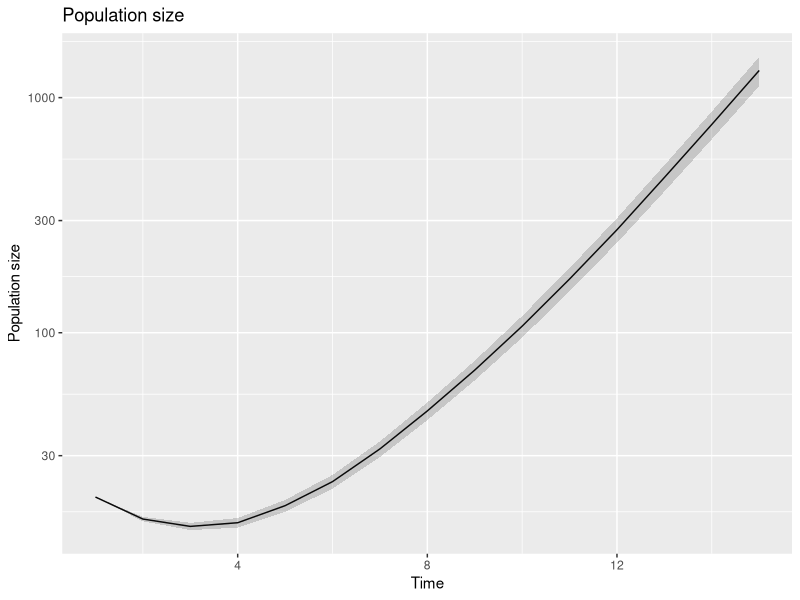
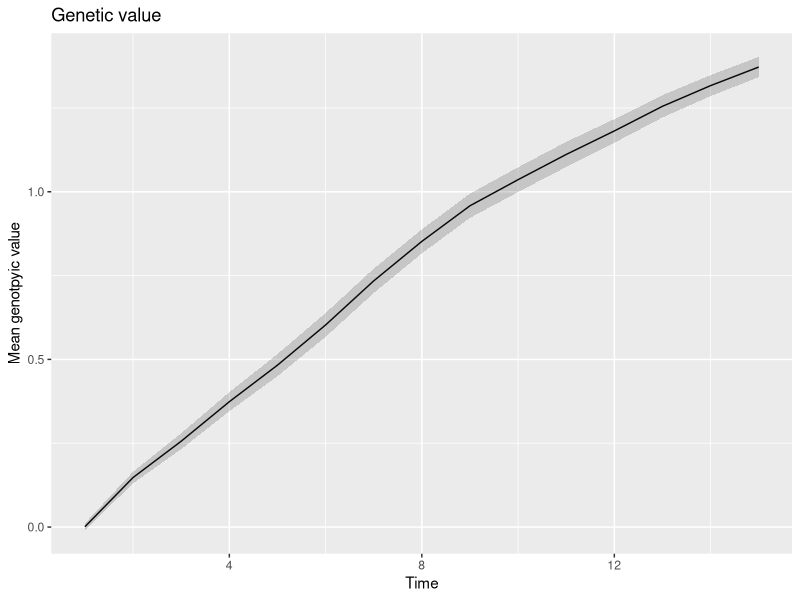
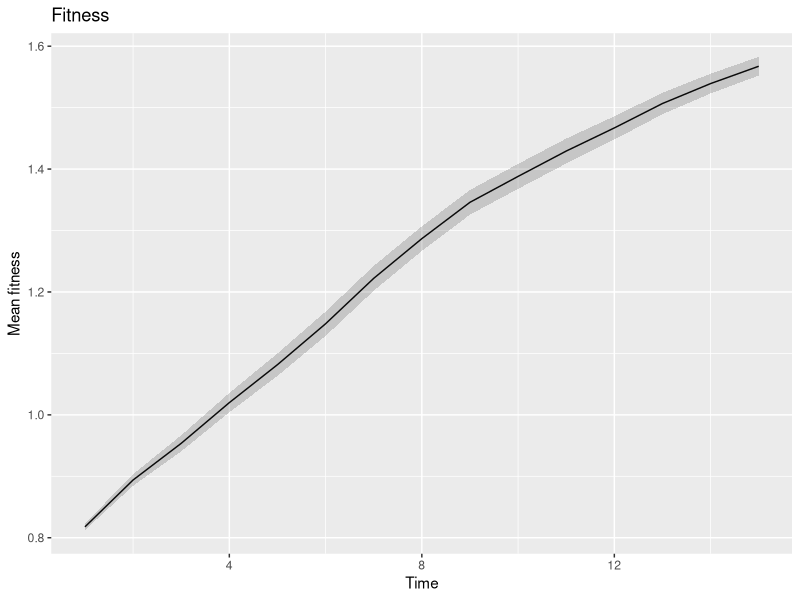
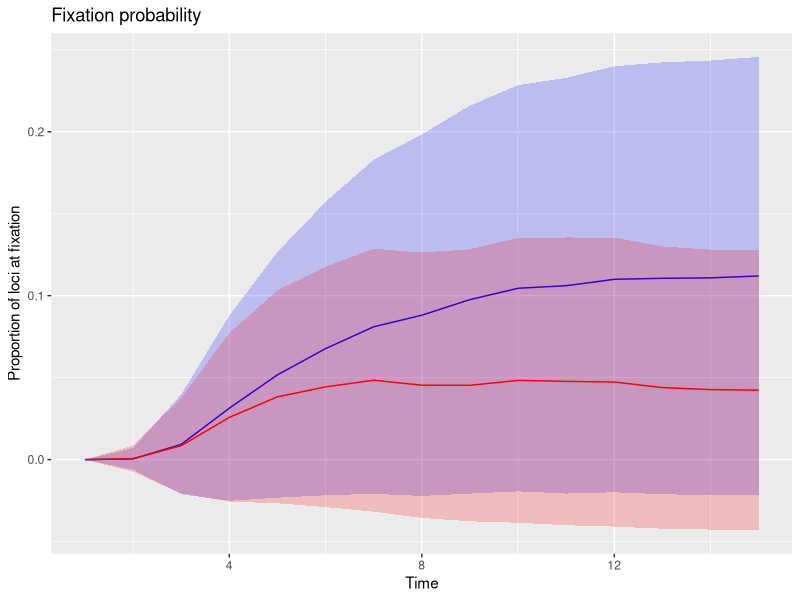
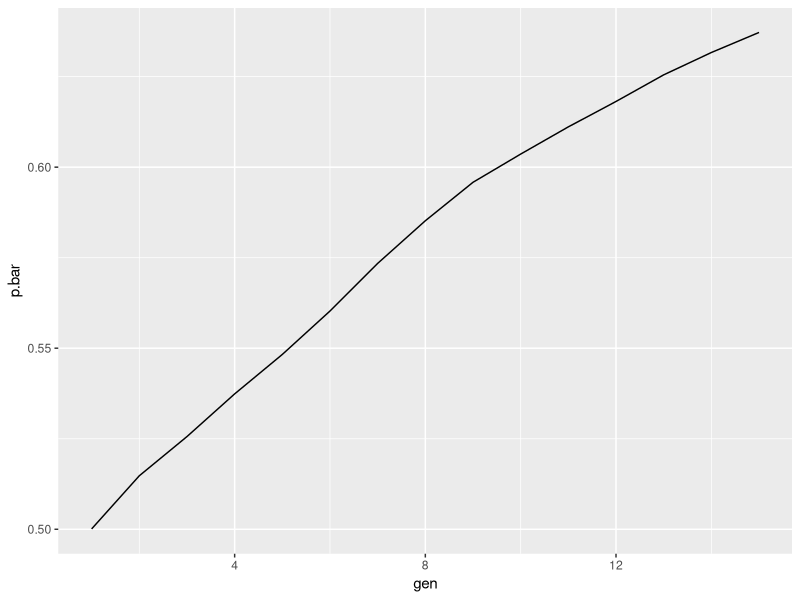
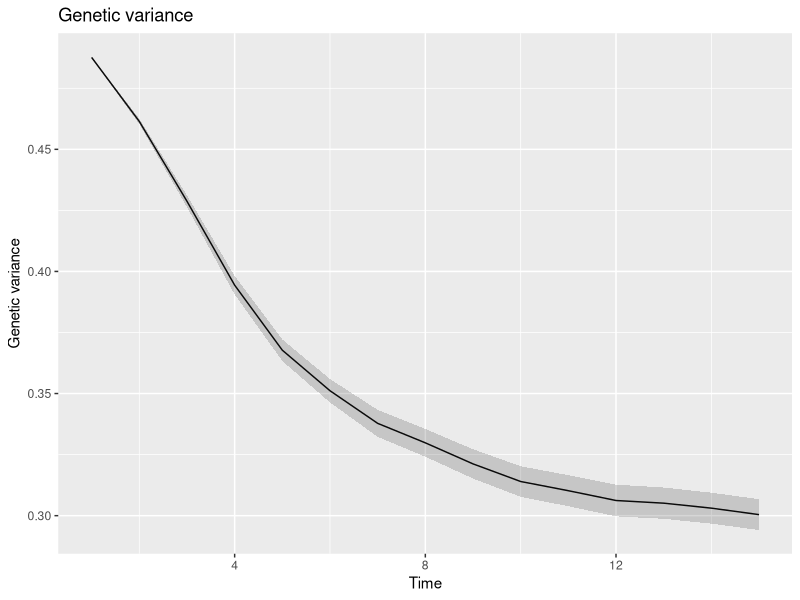
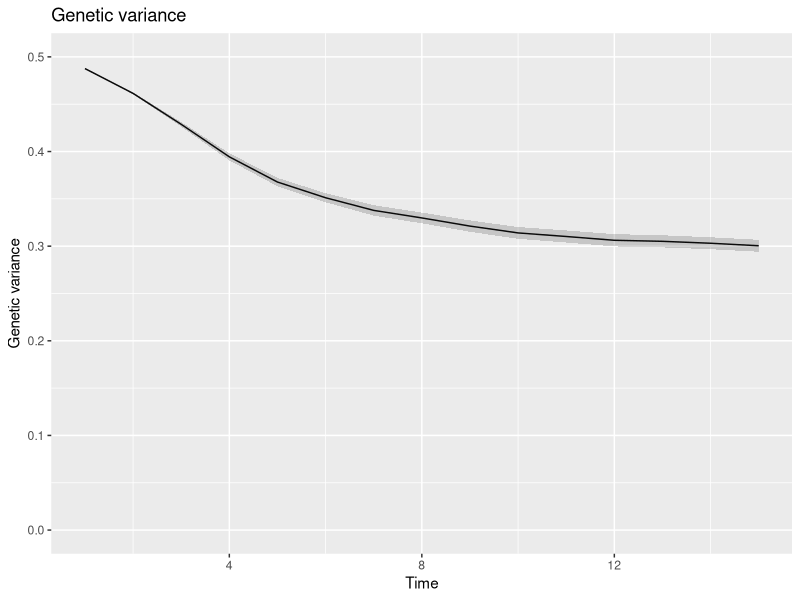

Reproduce these figures in R, in order.
# Plot summaries of 1000 simulation runs
# Run on server, 8 April 2020, SN

# Parameters:
# end.time = 15,
# init.row = 1e4,
# n.loci = 25, 
# n.pop0 = 20,
# w.max = 2, 
# theta = 2.6, 
# wfitn = sqrt(1 / 0.14 / 2),
# sig.e = 0
# Note: model does not yet feature density dependence (alpha = 0)

library(ggplot2)
library(dplyr)
library(tidyr)

# Model output for 1000 simulations of the above
# All parameters are different, except n.loci = 25
k.sim.summary = read.csv('eg_1k_n0_20.csv')

k.sim.summary

# Plot of mean population size over time (including extinctions)
k.sim.summary %>%
  ggplot(aes(x = gen)) +
  geom_line(aes(y = n.bar)) +
  geom_ribbon(aes(ymin = n.bar - 2 * sqrt(n.var / n.trials),
                  ymax = n.bar + 2 * sqrt(n.var / n.trials)),
              alpha = 0.2) +
  scale_y_log10() +
  labs(x = 'Time', y = 'Population size') +
  ggtitle('Population size')

# Plot of mean breeding value over time
k.sim.summary %>%    
  ggplot(aes(x = gen)) +
  geom_line(aes(y = g.bar)) +
  geom_ribbon(aes(ymin = g.bar - 2 * sqrt(g.var / n.trials),
                  ymax = g.bar + 2 * sqrt(g.var / n.trials)),
              alpha = 0.2) +
  labs(x = 'Time', y = 'Mean genotpyic value') +
  ggtitle('Genetic value')


# Plot of mean fitness over time
k.sim.summary %>%    
  ggplot(aes(x = gen)) +
  geom_line(aes(y = w.bar)) +
  geom_ribbon(aes(ymin = w.bar - 2 * sqrt(w.var / n.trials),
                  ymax = w.bar + 2 * sqrt(w.var / n.trials)),
              alpha = 0.2) +
  labs(x = 'Time', y = 'Mean fitness') +
  ggtitle('Fitness')

# Plot of fixation probabilities
k.sim.summary %>%
  ggplot(aes(x = gen)) +
  geom_line(aes(y = p.fixp), colour = 'blue') +
  geom_ribbon(aes(ymin = p.fixp - 2 * sqrt(25 * p.fixp * (1 - p.fixp) / n.trials),
                  ymax = p.fixp + 2 * sqrt(25 * p.fixp * (1 - p.fixp) / n.trials)),
              alpha = 0.2, fill = 'blue') +
  geom_line(aes(y = p.fixn), colour = 'red') +
  geom_ribbon(aes(ymin = p.fixn - 2 * sqrt(25 * p.fixn * (1 - p.fixn) / n.trials),
                  ymax = p.fixn + 2 * sqrt(25 * p.fixn * (1 - p.fixn) / n.trials)),
              alpha = 0.2, fill = 'red') +
  labs(x = 'Time', y = 'Proportion of loci at fixation') +
  ggtitle('Fixation probability')
# Standard errors are negative...

# Plot allele frequencies
k.sim.summary %>%
  ggplot(aes(x = gen)) +
  geom_line(aes(y = p.bar))

# Plot of mean genetic variance over time
k.sim.summary %>%
  ggplot(aes(x = gen)) +
  geom_line(aes(y = v.bar)) +
  geom_ribbon(aes(ymin = v.bar - 2 * sqrt(v.var / n.trials),
                  ymax = v.bar + 2 * sqrt(v.var / n.trials)),
              alpha = 0.2) +
  labs(x = 'Time', y = 'Genetic variance') +
  ggtitle('Genetic variance')

# Above plot but with scaled axes
k.sim.summary %>%
  ggplot(aes(x = gen)) +
  geom_line(aes(y = v.bar)) +
  geom_ribbon(aes(ymin = v.bar - 2 * sqrt(v.var / n.trials),
                  ymax = v.bar + 2 * sqrt(v.var / n.trials)),
              alpha = 0.2) +
  scale_y_continuous(limits = c(0, 0.5)) +
  labs(x = 'Time', y = 'Genetic variance') +
  ggtitle('Genetic variance')
